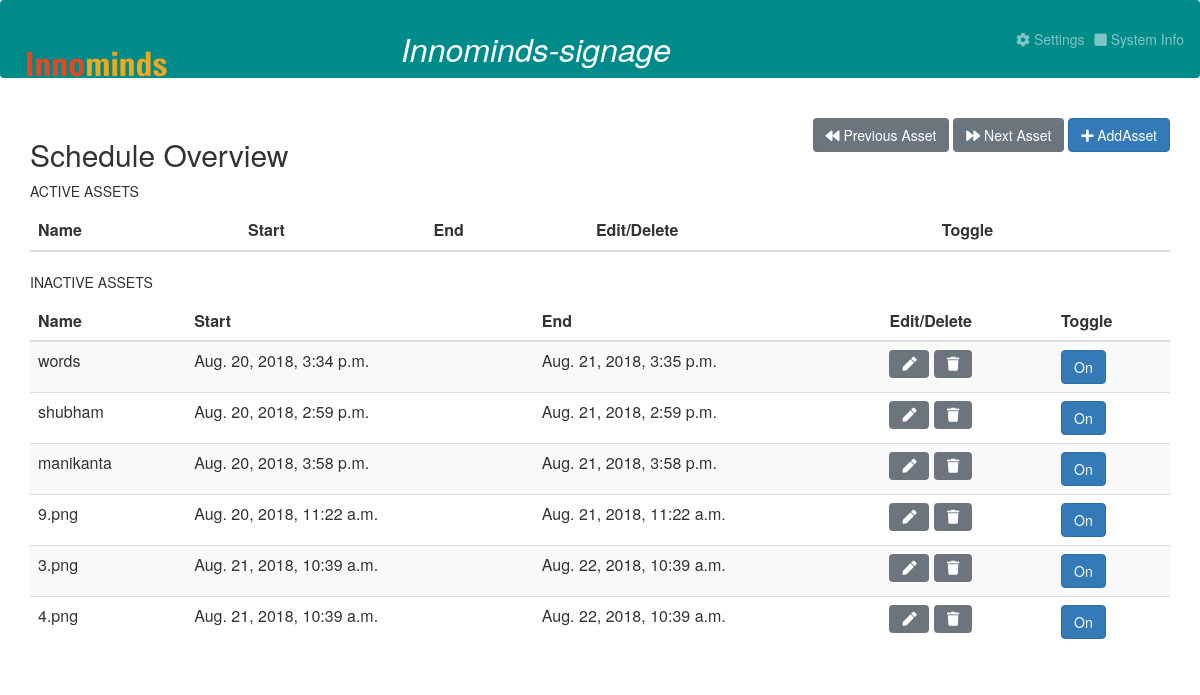
The app's page /, older data.
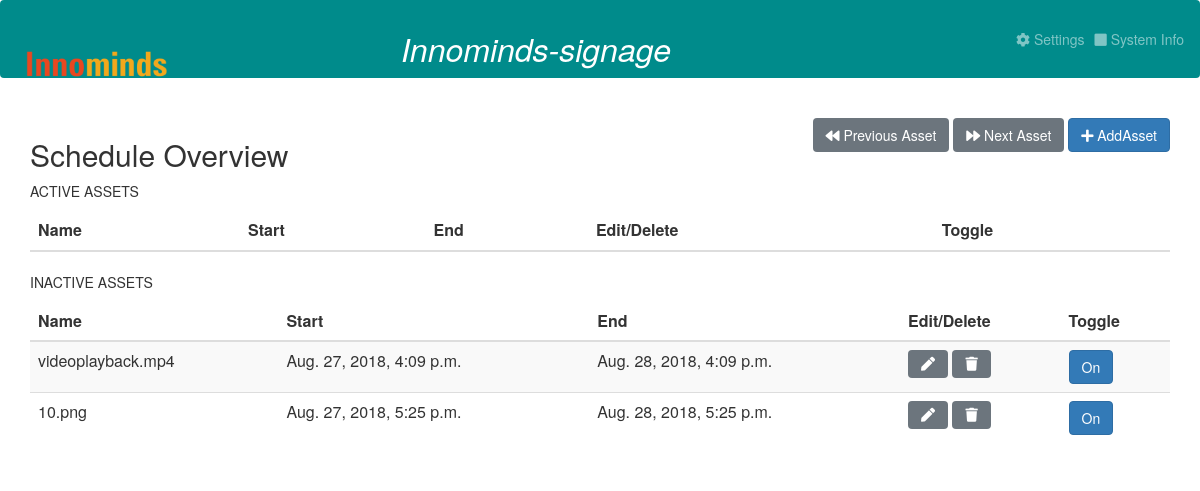
The same page, newer data.
### personal/models.py (models this page shows, shortened)
class Asset(models.Model):
    name = models.TextField()
    source = models.FileField(upload_to="uploads/", storage=default_storage)
    type: CharField = models.CharField(choices=asset_types, max_length=2)
    start_date = models.DateTimeField()
    active = models.BooleanField(default=False)
    end_date = models.DateTimeField()
    changed_time = models.DateTimeField(null=True)
    duration = models.IntegerField(default=15)

### personal/views.py (the view, shortened to what this page needs)
# urls.py: url(r'^$', Index.as_view(), name='index'),
class Index(View):
    def get(self, request):
        changed_time = Asset.changed_time
        query = Q(active=True, end_date__gte=datetime.datetime.now(), start_date__lte=datetime.datetime.now())
        inactive_assets = Asset.objects.exclude(query).order_by('id')
        active_assets = Asset.objects.filter(query).order_by('changed_time')
        asset_form = AddAssetForm()
        return render(request, 'personal/home.html', context={'asset_form': asset_form, 'active_assets': active_assets,
                                                              'inactive_assets': inactive_assets})

### personal/templates/personal/home.html (shortened to what this page needs)
{% extends "personal/base.html" %}

### personal/templates/personal/base.html (shortened to what this page needs)
{% load staticfiles %}
<html lang="en">
<head>
    <link rel="stylesheet" href="https://use.fontawesome.com/releases/v5.2.0/css/all.css">
</head>
<body>
<nav class="navbar navbar-expand-sm navbar-dark nav-custom-padding" style="background-color:#008B8B;">
        <a class="navbar-brand" href="#">
            <img src="{% static 'media/Innominds.png'%}" alt="image Not found" class="responsive-img"
                                          style='max-height:70px' id="innominds">
        </a>
    <div class="col-sm-7">
        <br>
        <center>
            <font size="+3" color="white"><i>Innominds-signage</i></font>
        </center>
    </div>
    <ul class="navbar-nav flex-row ml-md-auto d-none d-md-flex ">
        <li class="nav-item">
            <a class="nav-link" href="#">
                <i class="fas fa-cog"></i> Settings</a>
        </li>
        <li class="nav-item">
            <a class="nav-link" href="#">
                <i class="fas fa-square"></i> System Info</a>
        </li>
    </ul>
</nav>
<div class="container p-0">
    <br/>
    <div class="main-wrapper d-flex justify-content-between">
        <h2>Schedule Overview</h2>
        <div class="button-group">
            <button type="button" class="btn btn-secondary">
                <i class="fas fa-backward"></i> Previous Asset
            </button>
            <button type="button" class="btn btn-secondary">
                <i class="fas fa-forward"></i> Next Asset
            </button>
            <button type="button" class="btn btn-primary" data-toggle="modal" data-target="#AddAsset">
                <i class="fas fa-plus"></i> AddAsset
            </button>
        </div>
    </div>
    <p class="custom-table-heading">ACTIVE ASSETS</p>
    <table class="table table-striped">
        <thead>
        <tr>
            <th>Name</th>
            <th>Start</th>
            <th>End</th>
            <th>Edit/Delete</th>
            <th>Toggle</th>
        </tr>
        </thead>
        <body>
        </body>
    </table>
    <p class="custom-table-heading">INACTIVE ASSETS</p>
    <table class="table table-striped">
        <thead>
        <tr>
            <th>Name</th>
            <th>Start</th>
            <th>End</th>
            <th>Edit/Delete</th>
            <th>Toggle</th>
        </tr>
        </thead>
        <body>
        {% for data in inactive_assets %}
        <tr>
            <td>{{data.name}}</td>
            <td>{{data.start_date}}</td>
            <td>{{data.end_date}}</td>
            <td>
                <button type="button" class="btn btn-md btn-secondary editButton" id="{{ data.id }}" data-toggle="modal"
                        data-target="#edit_asset_model">
                    <i class="fas fa-pen"></i>
                </button>
                <button type="button" class="btn btn-md btn-secondary" onclick="deleteAsset({{data.id}})">
                    <i class="fas fa-trash"></i>
                </button>
            </td>
            <td>
                <button type="button" class="btn btn-md btn-primary" onclick="toggleMode({{data.id}}, 'active')"
                        data-toggle="button" aria-pressed="false" id="{{data.id}}">On</button>
            </td>
        </tr>
        {% endfor %}
        </body>
    </table>
</div>
<link rel="stylesheet" href="https://stackpath.bootstrapcdn.com/bootstrap/4.1.3/css/bootstrap.min.css">
<link rel="stylesheet" href="https://cdnjs.cloudflare.com/ajax/libs/twitter-bootstrap/3.3.7/css/bootstrap.min.css">
<link rel="stylesheet"
      href="https://cdnjs.cloudflare.com/ajax/libs/bootstrap-datetimepicker/4.7.14/css/bootstrap-datetimepicker.min.css">
</body>
</html>

Row changes from the older to the newer data that the page shows:
removed Asset: name "words", start_date "Aug. 20, 2018, 3:34 p.m.", end_date "Aug. 21, 2018, 3:35 p.m."
removed Asset: name "shubham", start_date "Aug. 20, 2018, 2:59 p.m.", end_date "Aug. 21, 2018, 2:59 p.m."
removed Asset: name "manikanta", start_date "Aug. 20, 2018, 3:58 p.m.", end_date "Aug. 21, 2018, 3:58 p.m."
removed Asset: name "9.png", start_date "Aug. 20, 2018, 11:22 a.m.", end_date "Aug. 21, 2018, 11:22 a.m."
removed Asset: name "3.png", start_date "Aug. 21, 2018, 10:39 a.m.", end_date "Aug. 22, 2018, 10:39 a.m."
removed Asset: name "4.png", start_date "Aug. 21, 2018, 10:39 a.m.", end_date "Aug. 22, 2018, 10:39 a.m."
added Asset: name "videoplayback.mp4", start_date "Aug. 27, 2018, 4:09 p.m.", end_date "Aug. 28, 2018, 4:09 p.m."
added Asset: name "10.png", start_date "Aug. 27, 2018, 5:25 p.m.", end_date "Aug. 28, 2018, 5:25 p.m."
